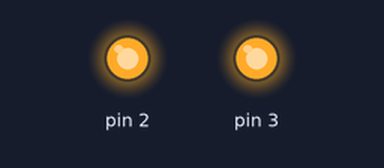
Simulated run of this sketch. Board: Arduino Uno, built with avr-gcc and run on an emulated ATmega328P. Parts: output pins drawn as LEDs (lit = HIGH). What the sketch prints to the serial monitor is not drawn.

Above: at 1.0 s.
At 3.0 s:
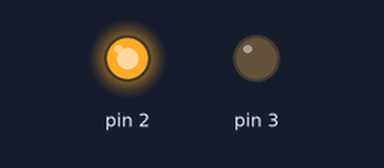
At 5.0 s:
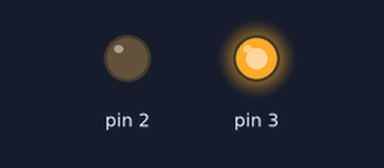
At 7.0 s:
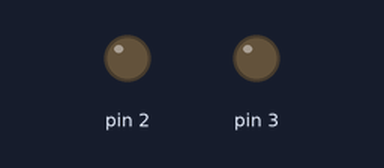
Timing chart, 0 to 10.4 s (numbered marks = the images above):
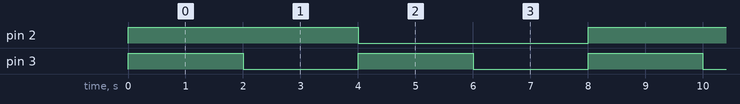

The sketch:

counting_pulse_in_serial_monitor.ino
```cpp
int a;
void setup() {
  pinMode(3,OUTPUT);
  pinMode(2,OUTPUT);
  Serial.begin(9600);
  a=0;

}

void loop() {

  digitalWrite(3,HIGH);
  digitalWrite(2,HIGH);
  delay(2000);
  digitalWrite(3,LOW);
  delay(2000);
  digitalWrite(2,LOW);
  digitalWrite(3,HIGH);
  delay(2000);
  digitalWrite(3,LOW);
  delay(2000);
  a=a+1;
  Serial.println(a);
}
```

Measured:
- by itself, pin 2: alternates HIGH for 4.0 s and LOW for 4.0 s
- by itself, pin 3: alternates HIGH for 2.0 s and LOW for 2.0 s
- by itself, everything shown: repeats every 8.0 s, in 4 steps
